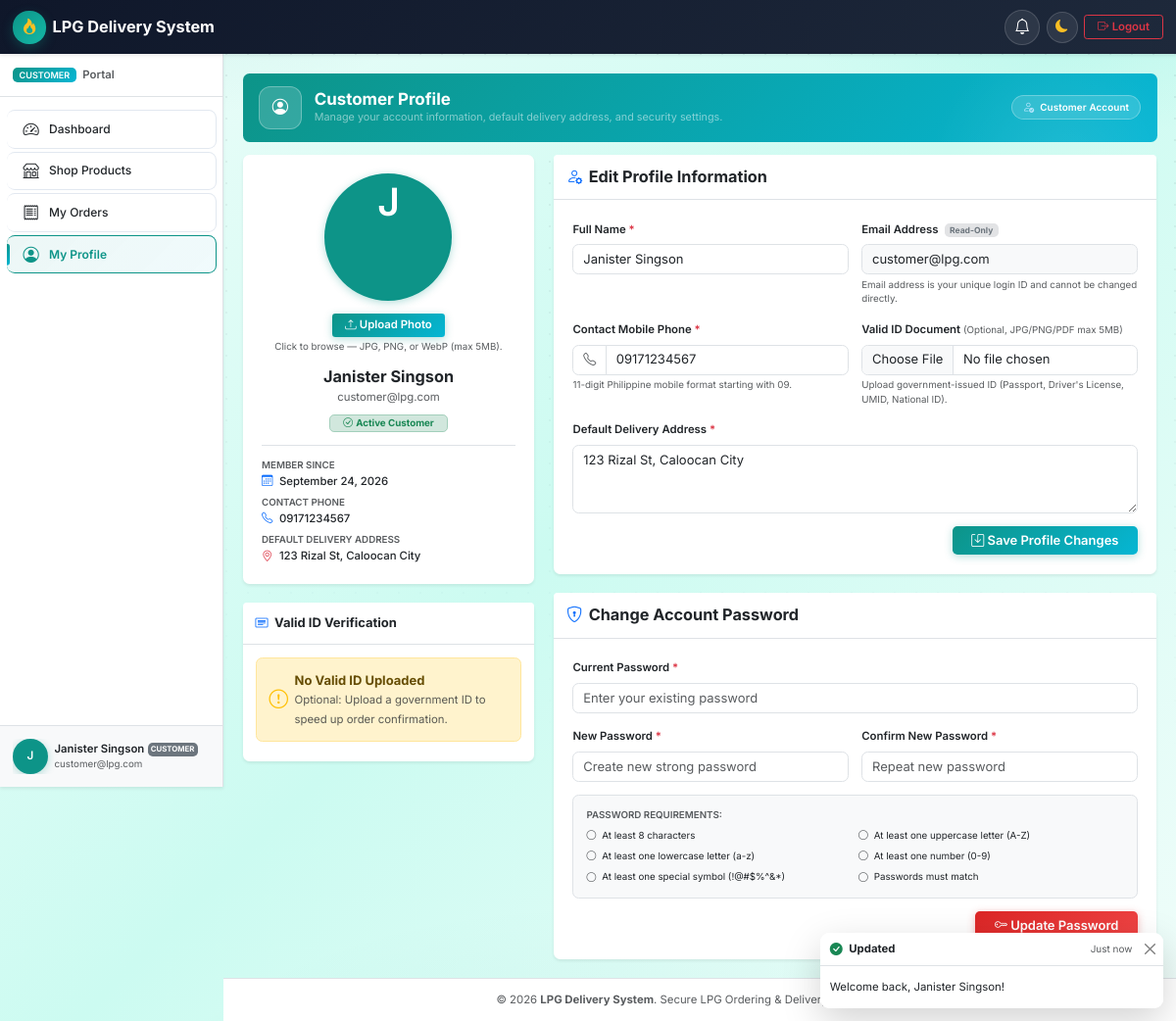
/pages/customer/profile.php (signed in), run on the app's committed database.
### tables this page shows
CREATE TABLE `users` (
  `id` int(11) NOT NULL AUTO_INCREMENT,
  `full_name` varchar(255) NOT NULL,
  `email` varchar(255) NOT NULL,
  `password` varchar(255) NOT NULL,
  `role` enum('customer','admin','rider') NOT NULL DEFAULT 'customer',
  `phone` varchar(20) NOT NULL,
  `address` text NOT NULL,
  `valid_id_path` varchar(500) DEFAULT NULL,
  `status` enum('active','inactive','suspended') NOT NULL DEFAULT 'active',
  `created_at` timestamp NOT NULL DEFAULT current_timestamp(),
  `updated_at` timestamp NOT NULL DEFAULT current_timestamp() ON UPDATE current_timestamp(),
  PRIMARY KEY (`id`),
  UNIQUE KEY `email` (`email`),
  KEY `idx_role` (`role`),
  KEY `idx_status` (`status`)
);

### pages/customer/profile.php (the view, shortened to what the rows shown need)
<?php
require_once __DIR__ . '/../../includes/helpers.php';
require_once __DIR__ . '/../../includes/auth.php';
require_once __DIR__ . '/../../classes/User.php';
$db = Database::connect();
$userModel = new User($db);
$customerId = (int)current_user_id();
$customer = $userModel->findById($customerId);
require_once __DIR__ . '/../../templates/header.php';
?>
<div class="container-fluid px-0" id="customerProfileContainer">
    <div class="row g-4">
        <div class="col-lg-4">
            <div class="card border-0 shadow-sm text-center p-4 rounded-3 mb-4">
                <div class="mx-auto mb-3">
                    <?php if (!empty($customer['profile_picture']) && is_file(dirname(__DIR__, 2) . '/' . ltrim($customer['profile_picture'], '/'))): ?>
                        <img src="<?= e(url($customer['profile_picture'])) ?>"
                             alt="Profile picture of <?= e($customer['full_name'] ?? 'Customer') ?>"
                             class="rounded-circle shadow-sm profile-avatar-lg"
                             style="border: 4px solid #e2e8f0;">
                    <?php else: ?>
                        <div class="user-avatar-circle profile-avatar-lg" style="font-size: 3rem;">
                            <?= e(strtoupper(substr($customer['full_name'] ?? 'U', 0, 1))) ?>
                        </div>
                    <?php endif; ?>
                </div>
                <form action="<?= url('pages/customer/profile.php') ?>" method="POST" enctype="multipart/form-data" class="mb-3" id="customerAvatarForm">
                    <button type="button" class="btn btn-sm btn-primary fw-semibold px-3" id="customerAvatarBtn">
                    </button>
                    <div class="form-text extra-small">Click to browse — JPG, PNG, or WebP (max 5MB).</div>
                </form>
                <h5 class="fw-bold mb-1 text-dark"><?= e($customer['full_name'] ?? 'Customer') ?></h5>
                <p class="text-muted small mb-2"><?= e($customer['email'] ?? '') ?></p>
                <div class="mb-3">
                    <span class="badge bg-success-subtle text-success border border-success-subtle px-3 py-1">
                    </span>
                </div>
                <div class="border-top pt-3 text-start small">
                    <div class="mb-2">
                        <span class="text-muted d-block extra-small text-uppercase fw-semibold">Member Since</span>
                        <span class="fw-medium text-dark"><i class="bi bi-calendar3 me-2 text-primary"></i><?= e(format_date($customer['created_at'], 'F d, Y')) ?></span>
                    </div>
                    <div class="mb-2">
                        <span class="text-muted d-block extra-small text-uppercase fw-semibold">Contact Phone</span>
                        <span class="fw-medium text-dark"><i class="bi bi-telephone me-2 text-primary"></i><?= e($customer['phone'] ?? 'Not provided') ?></span>
                    </div>
                    <div>
                        <span class="text-muted d-block extra-small text-uppercase fw-semibold">Default Delivery Address</span>
                        <span class="fw-medium text-dark"><i class="bi bi-geo-alt me-2 text-danger"></i><?= e($customer['address'] ?? 'Not provided') ?></span>
                    </div>
                </div>
            </div>
        </div>
        <div class="col-lg-8">
            <div class="card border-0 shadow-sm rounded-3 mb-4">
                <div class="card-body p-3 p-md-4">
                    <form action="<?= url('pages/customer/profile.php') ?>" method="POST" enctype="multipart/form-data" id="customerProfileForm">
                        <div class="row g-3">
                            <div class="col-md-6">
                                <label for="full_name" class="form-label fw-semibold small text-dark">
                                    Full Name <span class="text-danger">*</span>
                                </label>
                                <input type="text"
                                       name="full_name"
                                       id="full_name"
                                       class="form-control"
                                       value="<?= e($customer['full_name'] ?? '') ?>"
                                       required>
                            </div>
                            <div class="col-md-6">
                                <label for="email" class="form-label fw-semibold small text-dark">
                                    Email Address <span class="badge bg-secondary-subtle text-secondary ms-1">Read-Only</span>
                                </label>
                                <input type="email"
                                       id="email"
                                       class="form-control bg-light"
                                       value="<?= e($customer['email'] ?? '') ?>"
                                       disabled>
                                <div class="form-text extra-small">Email address is your unique login ID and cannot be changed directly.</div>
                            </div>
                            <div class="col-md-6">
                                <div class="input-group">
                                    <span class="input-group-text bg-white"><i class="bi bi-telephone text-muted"></i></span>
                                    <input type="text"
                                           name="phone"
                                           id="phone"
                                           class="form-control"
                                           placeholder="09171234567"
                                           maxlength="11"
                                           value="<?= e($customer['phone'] ?? '') ?>"
                                           required>
                                </div>
                            </div>
                            <div class="col-12">
                                <label for="address" class="form-label fw-semibold small text-dark">
                                    Default Delivery Address <span class="text-danger">*</span>
                                </label>
                                <textarea name="address"
                                          id="address"
                                          rows="3"
                                          class="form-control"
                                          placeholder="House/Unit #, Street Name, Barangay, Municipality/City, Province, Landmark"
                                          required><?= e($customer['address'] ?? '') ?></textarea>
                            </div>
                        </div>
                    </form>
                </div>
            </div>
        </div>
    </div>
</div>
<?php
require_once __DIR__ . '/../../templates/footer.php';
?>

### data on the page
users: full_name "J", full_name "Janister Singson", email "customer@lpg.com", created_at "September 24, 2026", phone "09171234567", address "123 Rizal St, Caloocan City"

### other printed values
$appName "LPG Delivery System"
$role "CUSTOMER"
$item['label'] "Dashboard"
$item['label'] "Shop Products"
$item['label'] "My Orders"
$item['label'] "My Profile"
$initial "J"
$userName "Janister Singson"
$userEmail "customer@lpg.com"
